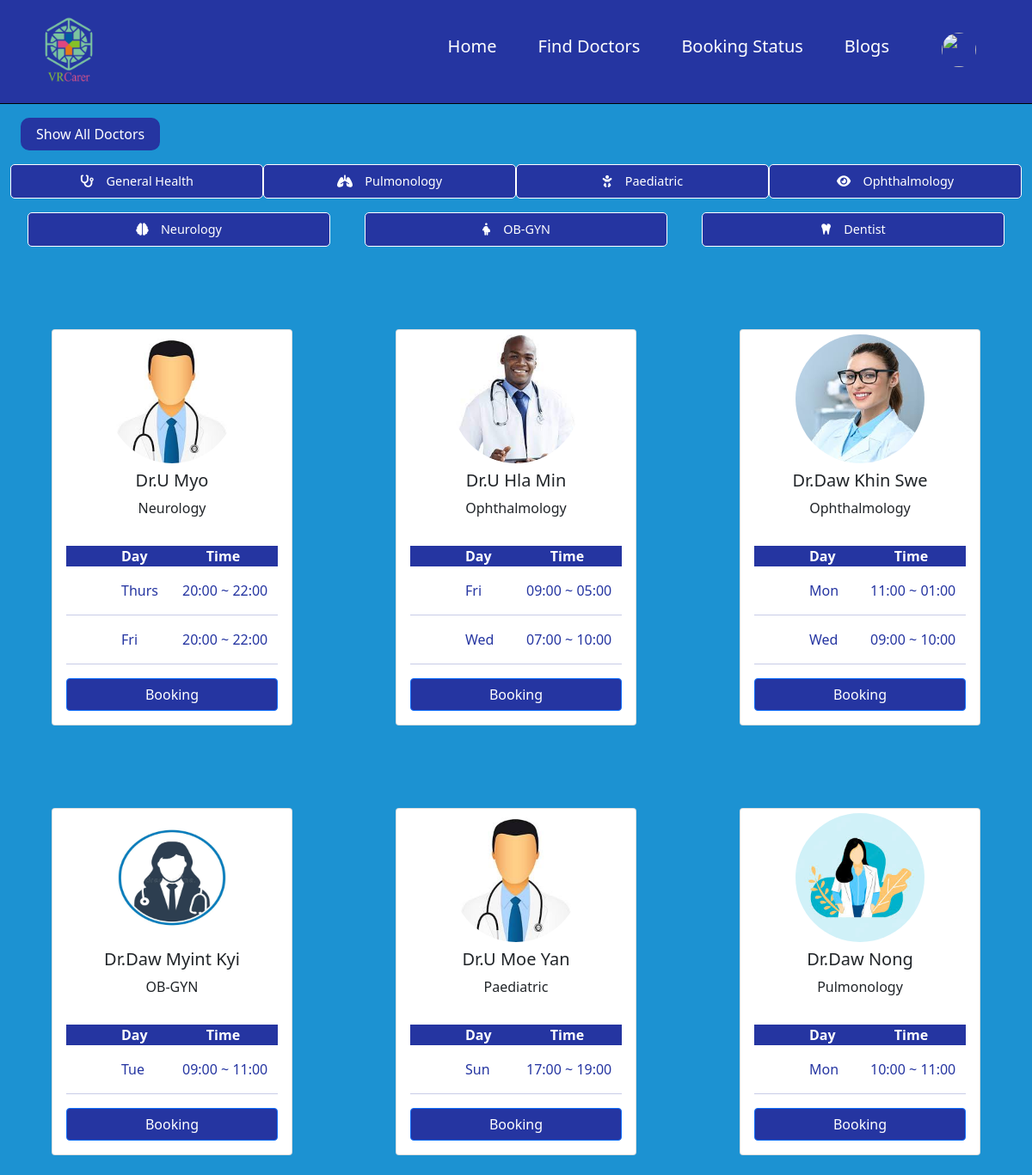
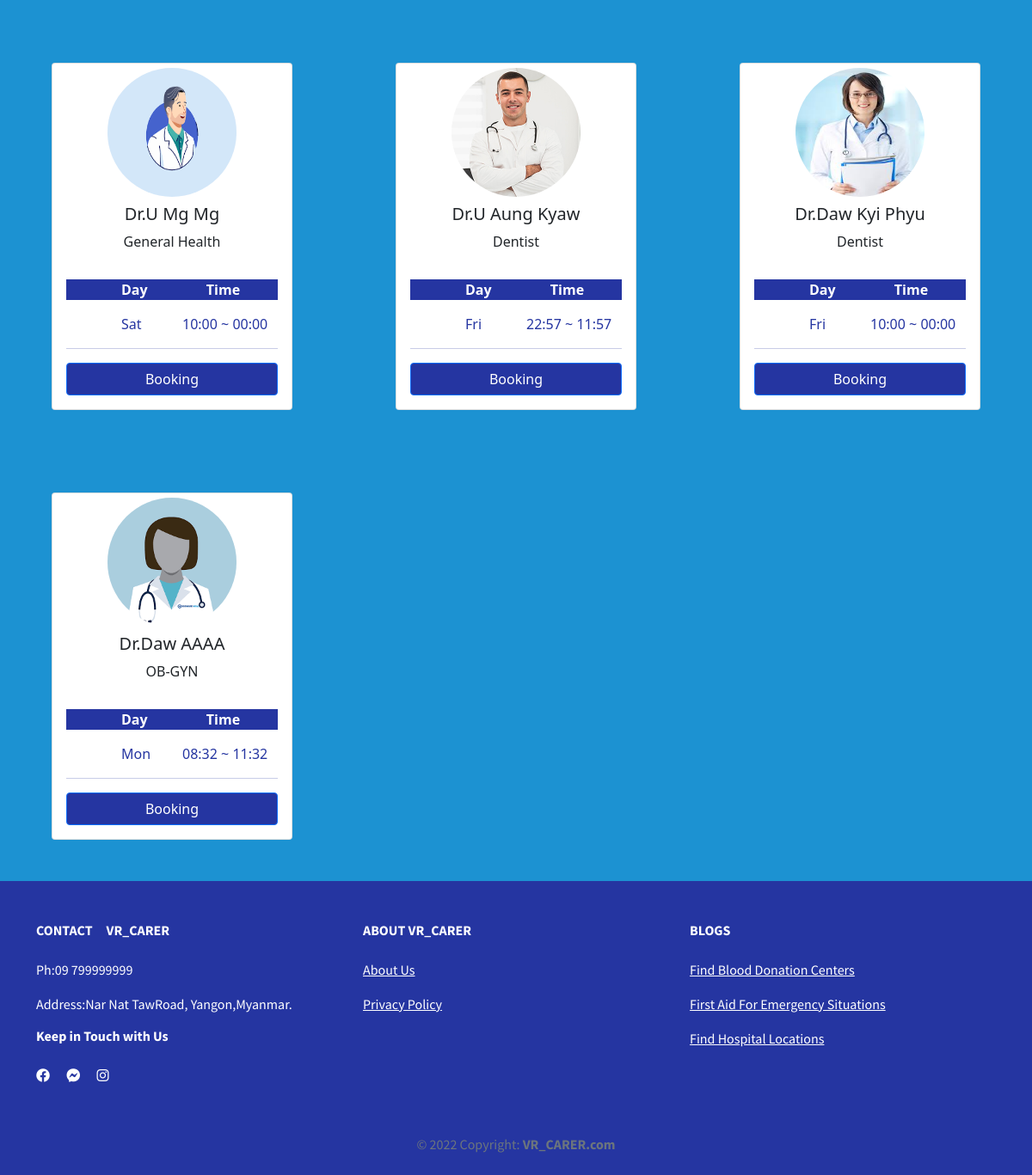
The app's page /vr_carer/patient/View/doctor.php (signed in) with its own data (2 pictures, top to bottom).
### tables this page shows
CREATE TABLE `doctor` (
  `id` int(11) NOT NULL COMMENT 'doctor ID',
  `doctor_name` varchar(128) NOT NULL COMMENT 'doctor name',
  `speciality` varchar(128) NOT NULL COMMENT 'speciality',
  `age` int(11) NOT NULL,
  `gender` int(11) NOT NULL COMMENT 'doctor gender',
  `contact` varchar(15) NOT NULL,
  `profile_photo` varchar(256) DEFAULT NULL,
  `date_id` int(11) DEFAULT NULL,
  `del_flg` int(11) NOT NULL DEFAULT 0 COMMENT 'del_flg',
  `create_date` varchar(10) DEFAULT NULL COMMENT 'YYYY/MM/DD',
  `update_date` varchar(10) DEFAULT NULL COMMENT 'YYYY/MM/DD'
);

CREATE TABLE `date` (
  `id` int(11) NOT NULL COMMENT 'date_id',
  `doctor_id` int(11) NOT NULL COMMENT 'doctor_id',
  `date` varchar(20) NOT NULL COMMENT 'YYYY/MM/DD',
  `startTime` varchar(20) NOT NULL COMMENT 'time',
  `endTime` varchar(20) NOT NULL,
  `del_flg` int(11) NOT NULL DEFAULT 0,
  `create_date` varchar(10) NOT NULL COMMENT 'YYYY/MM/DD',
  `update_date` varchar(10) DEFAULT NULL COMMENT 'YYYY/MM/DD'
);

### vr_carer/patient/Controller/doctor/doctorInfoController.php (called while the page is built)
<?php
include "../Model/dbConnection.php";
$sql = $pdo->prepare(
    "SELECT * FROM `doctor` WHERE del_flg=0
    "
);
$sql->execute();
$doctorInfo = $sql->fetchAll(PDO::FETCH_ASSOC);
?>

### vr_carer/patient/Controller/doctor/doctorDressingTimeController.php (called while the page is built)
<?php
include "../Model/dbConnection.php";
$sql = $pdo->prepare(
    "SELECT * FROM `date` WHERE del_flg=0
    "
);
$sql->execute();
$doctorDressingTime = $sql->fetchAll(PDO::FETCH_ASSOC);
?>

### vr_carer/patient/View/doctor.php (the view, shortened to what this page needs)
<?php
include "../Controller/doctor/doctorInfoController.php";
include "../Controller/doctor/doctorDressingTimeController.php";
?>
<!DOCTYPE html>
<html lang="en">
<head>
    <link rel="stylesheet" href="./resources/css/doctor.css?v=" time()>
    <link rel="stylesheet" href="./resources/css/root.css?v=" time()>
</head>
<body>
    <?php
    include("./common/head.php");
    ?>
    <button id="allDoctor" class="mt-3 ms-4">Show All Doctors</button>
    <div class="container-fluid">
        <div class="btnBox my-3">
            <button class="doctorBtn" id="General Health" onclick="speciality(this.id)"><i class="fa-solid fa-stethoscope doctorBtn_icon"></i><span class="doctorBtn_text">General Health</span></button>
            <button class="doctorBtn" id="Pulmonology" onclick="speciality(this.id)"><i class="fa-solid fa-lungs doctorBtn_icon"></i>Pulmonology</button>
            <button class="doctorBtn" id="Paediatric" onclick="speciality(this.id)"><i class="fa-solid fa-baby doctorBtn_icon"></i>Paediatric </button>
            <button class="doctorBtn" id="Ophthalmology" onclick="speciality(this.id)"><i class="fa-solid fa-eye doctorBtn_icon"></i>Ophthalmology</button>
        </div>
        <div class="btnBox">
            <button class="doctorBtn" id="Neurology" onclick="speciality(this.id)"><i class="fa-solid fa-brain doctorBtn_icon"></i>Neurology</button>
            <button class="doctorBtn" id="OB-GYN" onclick="speciality(this.id)"><i class="fa-solid fa-person-pregnant doctorBtn_icon"></i>OB-GYN</button>
            <button class="doctorBtn" id="Dentist" onclick="speciality(this.id)"> <i class="fa-solid fa-tooth doctorBtn_icon"></i>Dentist</button>
        </div>
        <div class="row mt-5" id="doctorSearch">
            <?php foreach ($doctorInfo as $doctor) { ?>
                <div class="col-sm-12 col-md-6 col-lg-4 text-center card-container searchSpeciality" id="<?= $doctor["speciality"] ?>">
                    <div class="card cart" style="width: 23rem;">
                        <dvi class="image">
                            <img src="./storages~origin_main/doctor/<?= $doctor["profile_photo"] ?>" class="card-img-top" alt="...">
                            <h5 class="mt-2"><?= $doctor["doctor_name"] ?></h5>
                            <p><?= $doctor["speciality"] ?></p>
                        </dvi>
                        <div class="card-body">
                            <div class="contact">
                                <div class="btk mb-3">
                                    <span class="title">Day</span>
                                    <span>Time</span>
                                </div>
                                <?php foreach ($doctorDressingTime as $time) {
                                    if ($time["doctor_id"] == $doctor["id"]) {    ?>
                                        <div class="form-check">
                                            <label class="form-check-label" for="flexRadioDefault1">
                                                <span id="day"><?= $time["date"] ?> </span>
                                                <span id="time"><?= $time["startTime"] ?> ~ <?= $time["endTime"] ?> </span>
                                            </label>
                                        </div>
                                        <hr>
                                <?php }
                                }
                                ?>
                                <button class=" btn btn-outline-primary submit"><a href="../Controller/booking/bookingFormInfoController.php?doctorId=<?= $doctor["id"] ?>" id="submit_atag">Booking</a></button>
                            </div>
                        </div>
                    </div>
                </div>
            <?php }
            ?>
        </div>
    </div>
    <?php
    include("./common/footer.php")
    ?>
</body>
</html>

### vr_carer/patient/View/resources/css/doctor.css (style rules this page uses)
body { background-color: #1c92d2 !important; }
.card { background-color: white !important; width: 20rem !important; margin: 3rem !important; }
.card-img-top { height: 150px !important; width: 150px !important; border-radius: 50% !important; }
.image { margin-top: 5px !important; display: flex !important; flex-direction: column !important; justify-content: center !important; align-items: center !important; }
.btk { text-align: left !important; font-weight: bold; background-color: var(--secondary_color) !important; width: 100%; color: var(--first_color); }
.title { margin-left: 4rem !important; margin-right: 4rem !important; }
.form-check { color: var(--secondary_color); font-weight: 500 !important; }
.form-check-label { display: block; position: relative; }
#day { position: absolute; left: 2.5em; }
#time { position: absolute; }
hr { color: #2535a1 !important; }
.card-container { display: flex; justify-content: center; }
#submit_atag { text-decoration: none; color: white !important; display: block; }
.submit { background-color: var(--secondary_color) !important; width: 100% !important; border: 2px solid var(--secondary_color); }
#allDoctor { background-color: var(--secondary_color); color: var(--first_color); border: 2px solid var(--secondary_color); border-radius: 10px; padding: 0.3em 1em; }
.doctorBtn { color: var(--first_color) !important; background-color: var(--secondary_color); border: 1px solid var(--first_color); border-radius:5px; width: 20%; height: 50px; font-size: var(--extra_small); }
.btnBox { display: flex; justify-content: space-around; align-items: center; }
.doctorBtn_icon { margin-right: 1em !important; }
@media only screen and (max-width:1200px) { .doctorBtn { width: 30%; font-size: var(--extra_extra_small); height: 40px; } }

### vr_carer/patient/View/resources/css/root.css (style rules this page uses)
:root { --primary_color: #1c92d2; --secondary_color: #2535a1; --tertiary_color: #fccb6a; }
:root { --first_color: #ffffff; --second_color: #000000; --third_color: #fccb6a; --fourth_color: #1c92d2; --fifth_color: ##ef233c; }
:root { --primary_font: "Source Sans Pro", sans-serif; --secondary_font: "Archivo Narrow", sans-serif; }
:root { --extra_large: 5em; --large: 2.5em; --medium: 1.87em; --small: 1.56em; --extra_small: 1.25em; --extra_extra_small: 0.9em; }

### records on screen
doctor: profile_photo (picture), doctor_name "Dr.U Myo", speciality "Neurology"
date: date "Thurs", startTime "20:00", endTime "22:00"
date: date "Fri", startTime "20:00", endTime "22:00"
doctor: profile_photo (picture), doctor_name "Dr.U Hla Min", speciality "Ophthalmology"
date: date "Fri", startTime "09:00", endTime "05:00"
date: date "Wed", startTime "07:00", endTime "10:00"
doctor: profile_photo (picture), doctor_name "Dr.Daw Khin Swe", speciality "Ophthalmology"
date: date "Mon", startTime "11:00", endTime "01:00"
date: date "Wed", startTime "09:00", endTime "10:00"
doctor: profile_photo (picture), doctor_name "Dr.Daw Myint Kyi", speciality "OB-GYN"
date: date "Tue", startTime "09:00", endTime "11:00"
doctor: profile_photo (picture), doctor_name "Dr.U Moe Yan", speciality "Paediatric"
date: date "Sun", startTime "17:00", endTime "19:00"
doctor: profile_photo (picture), doctor_name "Dr.Daw Nong", speciality "Pulmonology"
date: date "Mon", startTime "10:00", endTime "11:00"
doctor: profile_photo (picture), doctor_name "Dr.U Mg Mg", speciality "General Health"
date: date "Sat", startTime "10:00", endTime "00:00"
doctor: profile_photo (picture), doctor_name "Dr.U Aung Kyaw", speciality "Dentist"
date: date "Fri", startTime "22:57", endTime "11:57"
doctor: profile_photo (picture), doctor_name "Dr.Daw Kyi Phyu", speciality "Dentist"
date: date "Fri", startTime "10:00", endTime "00:00"
doctor: profile_photo (picture), doctor_name "Dr.Daw AAAA", speciality "OB-GYN"
date: date "Mon", startTime "08:32", endTime "11:32"
